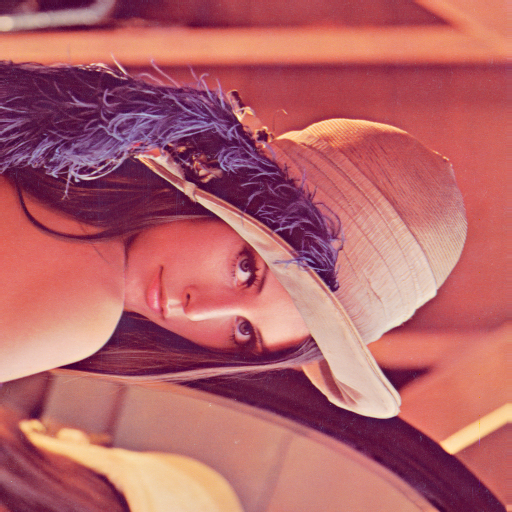
#> input picture assignment_2/solutions/rotated_90.png, 512 x 512 px, given in place of lena-1.png, which was not available
$ python main.py
#> lines starting #> are read from the running program, lines starting #| are printed output that depends on the picture; pictures that were not available may be replaced by others from this repository, and a replacement may not be noted
import cv2
import numpy as np

# 1 Padding
def padding(image, border_width):
    padded_image = cv2.copyMakeBorder(
        image,
        border_width, border_width, border_width, border_width,
        cv2.BORDER_REFLECT
    )
    cv2.imwrite('padded_image.png', padded_image)
    return padded_image

# 2 Cropping
def crop(image, x_0, x_1, y_0, y_1):
    cropped_image = image[y_0:y_1, x_0:x_1]
    cv2.imwrite('cropped_image.png', cropped_image)
    return cropped_image

# 3 Resize
def resize(image, width, height):
    resized_image = cv2.resize(image, (width, height))
    cv2.imwrite('resized_image.png', resized_image)
    return resized_image

# 4 Manual Copy (pixel-by-pixel)
def copy(image, emptyPictureArray):
    h, w, c = image.shape
    for y in range(h):
        for x in range(w):
            emptyPictureArray[y, x] = image[y, x]
    cv2.imwrite('copied_image.png', emptyPictureArray)
    return emptyPictureArray

# 5 Grayscale
def grayscale(image):
    gray = cv2.cvtColor(image, cv2.COLOR_BGR2GRAY)
    cv2.imwrite('grayscale_image.png', gray)
    return gray

# 6 HSV
def hsv(image):
    hsv_img = cv2.cvtColor(image, cv2.COLOR_BGR2HSV)
    cv2.imwrite('hsv_image.png', hsv_img)
    return hsv_img

# 7 Hue shift
def hue_shifted(image, emptyPictureArray, hue):
    # Convert to a larger integer type to safely add hue
    shifted = image.astype(np.int16) + int(hue)

    # Clamp values to the valid 0–255 range
    shifted = np.clip(shifted, 0, 255)

    # Convert back to uint8
    shifted = shifted.astype(np.uint8)

    # Save and return
    cv2.imwrite('hue_shifted_image.png', shifted)
    return shifted

# 8 Smoothing / Blur
def smoothing(image):
    blurred = cv2.GaussianBlur(image, (15, 15), 0)
    cv2.imwrite('smoothed_image.png', blurred)
    return blurred

# 9 Rotation
def rotation(image, rotation_angle):
    if rotation_angle == 90:
        rotated = cv2.rotate(image, cv2.ROTATE_90_CLOCKWISE)
    elif rotation_angle == 180:
        rotated = cv2.rotate(image, cv2.ROTATE_180)
    else:
        raise ValueError("rotation_angle must be 90 or 180")
    cv2.imwrite(f'rotated_{rotation_angle}.png', rotated)
    return rotated


def main():
    # Load the image
    img1 = cv2.imread('lena-1.png')
#> img1 is the input picture: shape (512, 512, 3); mean B, G, R 105.4, 99.1, 180.2
    if img1 is None:
        print("Error: lena-1.png not found")
        return

    # Padding
    padded = padding(img1, 100)
#> in padding, `padded_image = cv2.copyMakeBorder( image, border_width, border_width, ..`:
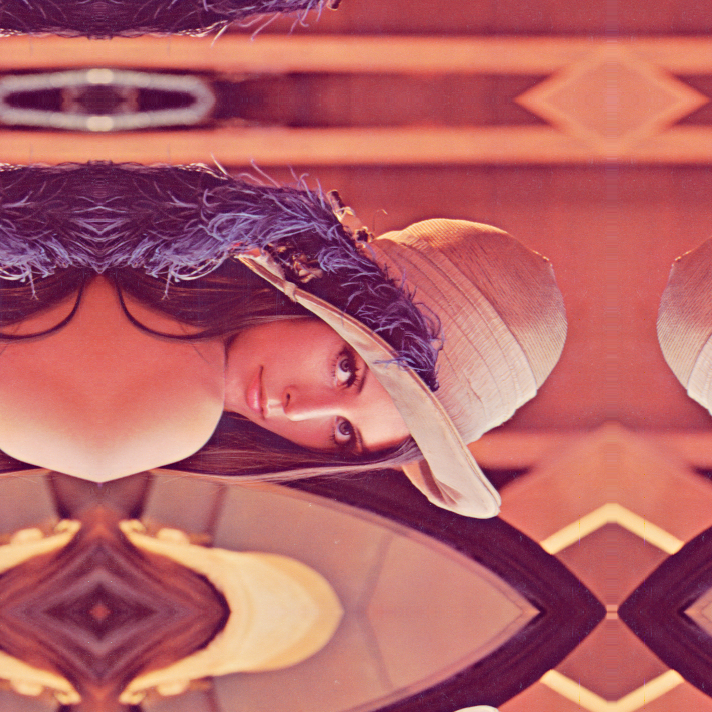
#> padded_image: shape (712, 712, 3); mean B, G, R 102.6, 98, 180.3

    # Cropping (80px from top/left, 130px from bottom/right)
    h, w = img1.shape[:2]
#> h = 512; w = 512
    cropped = crop(img1, 80, w - 130, 80, h - 130)
#> in crop, `cropped_image = image[y_0:y_1, x_0:x_1]`:
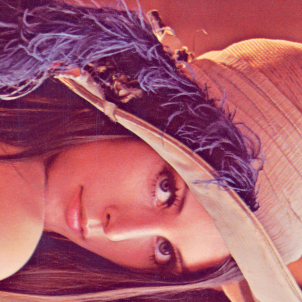
#> cropped_image: shape (302, 302, 3); mean B, G, R 107.6, 91.3, 169.4

    # Resize to 200x200
    resized = resize(img1, 200, 200)

    # Manual copy
    empty_array = np.zeros_like(img1, dtype=np.uint8)
    copied = copy(img1, empty_array)

    # Grayscale
    gray = grayscale(img1)
#> in grayscale, `gray = cv2.cvtColor(image, cv2.COLOR_BGR2GRAY)`:
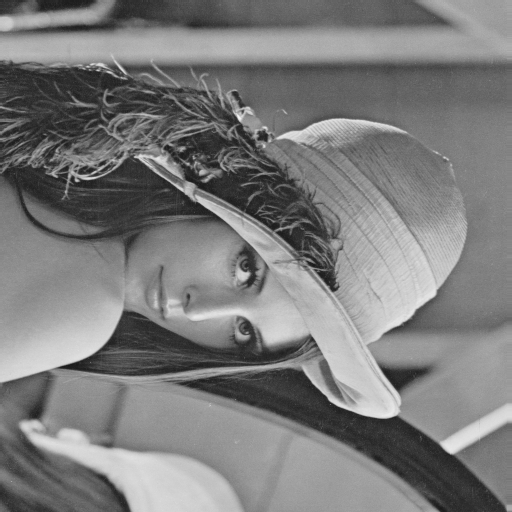
#> gray: shape (512, 512); min 25, max 245, mean 124

    # HSV
    hsv_img = hsv(img1)
#> in hsv, `hsv_img = cv2.cvtColor(image, cv2.COLOR_BGR2HSV)`: hsv_img: shape (512, 512, 3); mean H, S, V 92.3, 133.3, 180.4

    # Hue shift by +50
    empty_shift = np.zeros_like(img1, dtype=np.uint8)
    hue_img = hue_shifted(img1, empty_shift, 50)
#> in hue_shifted, `shifted = np.clip(shifted, 0, 255)`:
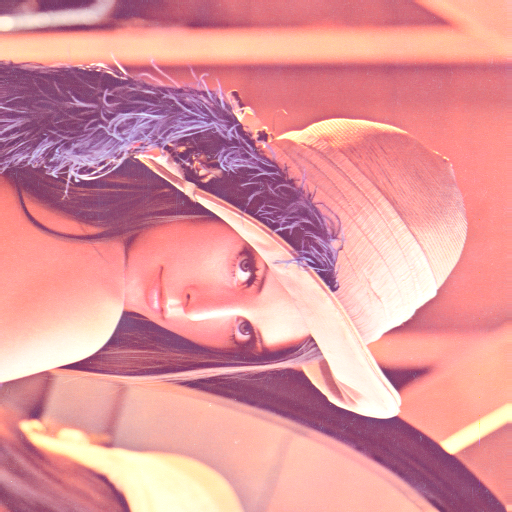
#> shifted: shape (512, 512, 3) int16; mean B, G, R 155.4, 148.9, 222.5

    # Smoothing
    blurred = smoothing(img1)
#> in smoothing, `blurred = cv2.GaussianBlur(image, (15, 15), 0)`:
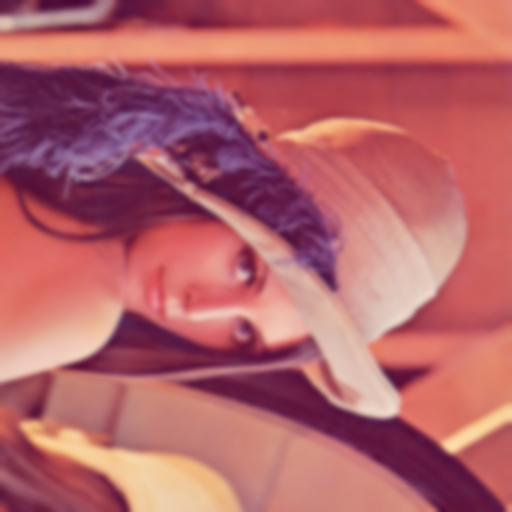
#> blurred: shape (512, 512, 3); mean B, G, R 105.4, 99.1, 180.2

    # Rotations
    rot_90 = rotation(img1, 90)
#> in rotation, `rotated = cv2.rotate(image, cv2.ROTATE_90_CLOCKWISE)`:
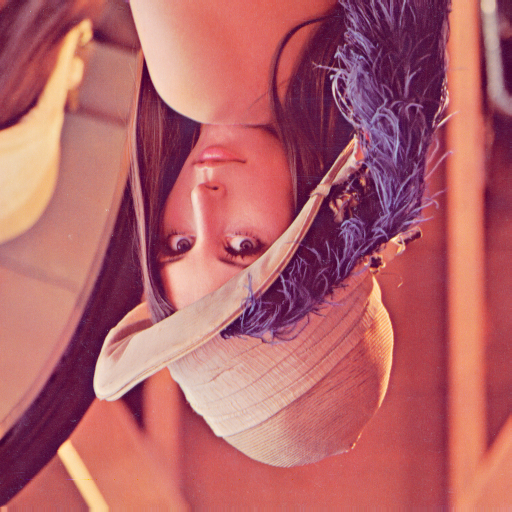
#> rotated: shape (512, 512, 3); mean B, G, R 105.4, 99.1, 180.2
    rot_180 = rotation(img1, 180)
#> call 2 of rotation, with rotation_angle = 180
#> in rotation (call 2), `rotated = cv2.rotate(image, cv2.ROTATE_180)`:
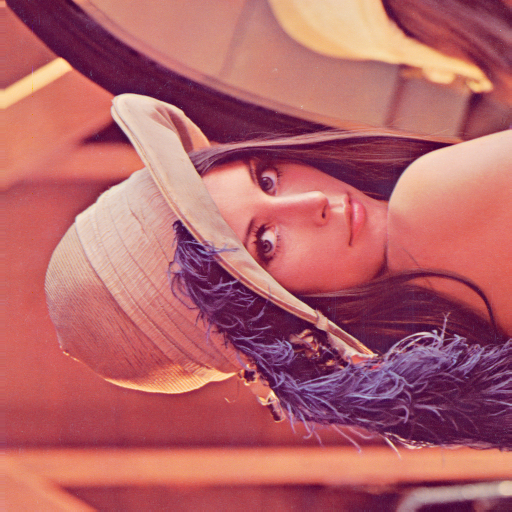
#> rotated: shape (512, 512, 3); mean B, G, R 105.4, 99.1, 180.2


if __name__ == '__main__':
    main()
